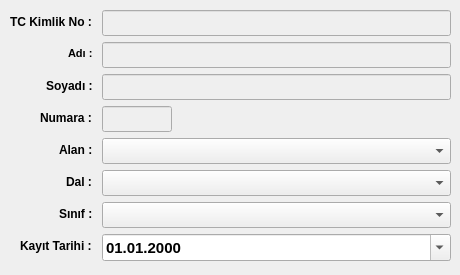
        <widget class="QWidget" name="tab_student">
         <attribute name="title">
          <string>Okul</string>
         </attribute>
         <widget class="QWidget" name="formLayoutWidget">
          <property name="geometry">
           <rect>
            <x>10</x>
            <y>10</y>
            <width>441</width>
            <height>256</height>
           </rect>
          </property>
          <layout class="QFormLayout" name="formLayout">
           <property name="labelAlignment">
            <set>Qt::AlignRight|Qt::AlignTrailing|Qt::AlignVCenter</set>
           </property>
           <property name="formAlignment">
            <set>Qt::AlignLeading|Qt::AlignLeft|Qt::AlignTop</set>
           </property>
           <item row="1" column="0">
            <widget class="QLabel" name="label_19">
             <property name="font">
              <font>
               <weight>75</weight>
               <bold>true</bold>
              </font>
             </property>
             <property name="text">
              <string>TC Kimlik No : </string>
             </property>
            </widget>
           </item>
           <item row="1" column="1">
            <widget class="QLineEdit" name="le_id_number">
             <property name="enabled">
              <bool>false</bool>
             </property>
             <property name="font">
              <font>
               <pointsize>11</pointsize>
               <weight>75</weight>
               <bold>true</bold>
              </font>
             </property>
            </widget>
           </item>
           <item row="4" column="0">
            <widget class="QLabel" name="label">
             <property name="font">
              <font>
               <weight>75</weight>
               <bold>true</bold>
              </font>
             </property>
             <property name="text">
              <string>Numara : </string>
             </property>
            </widget>
           </item>
           <item row="4" column="1">
            <widget class="QLineEdit" name="le_number">
             <property name="enabled">
              <bool>false</bool>
             </property>
             <property name="maximumSize">
              <size>
               <width>70</width>
               <height>30</height>
              </size>
             </property>
             <property name="font">
              <font>
               <pointsize>11</pointsize>
               <weight>75</weight>
               <bold>true</bold>
              </font>
             </property>
             <property name="inputMask">
              <string/>
             </property>
             <property name="placeholderText">
              <string/>
             </property>
            </widget>
           </item>
           <item row="5" column="0">
            <widget class="QLabel" name="label_2">
             <property name="font">
              <font>
               <weight>75</weight>
               <bold>true</bold>
              </font>
             </property>
             <property name="text">
              <string>Alan : </string>
             </property>
            </widget>
           </item>
           <item row="6" column="0">
            <widget class="QLabel" name="label_3">
             <property name="font">
              <font>
               <weight>75</weight>
               <bold>true</bold>
              </font>
             </property>
             <property name="text">
              <string>Dal : </string>
             </property>
            </widget>
           </item>
           <item row="7" column="0">
            <widget class="QLabel" name="label_4">
             <property name="font">
              <font>
               <weight>75</weight>
               <bold>true</bold>
              </font>
             </property>
             <property name="text">
              <string>Sınıf : </string>
             </property>
            </widget>
           </item>
           <item row="8" column="0">
            <widget class="QLabel" name="label_6">
             <property name="font">
              <font>
               <weight>75</weight>
               <bold>true</bold>
              </font>
             </property>
             <property name="text">
              <string>Kayıt Tarihi : </string>
             </property>
            </widget>
           </item>
           <item row="8" column="1">
            <widget class="QDateEdit" name="date_record">
             <property name="font">
              <font>
               <pointsize>11</pointsize>
               <weight>75</weight>
               <bold>true</bold>
              </font>
             </property>
             <property name="showGroupSeparator" stdset="0">
              <bool>false</bool>
             </property>
             <property name="displayFormat">
              <string>dd.MM.yyyy</string>
             </property>
             <property name="calendarPopup">
              <bool>true</bool>
             </property>
            </widget>
           </item>
           <item row="2" column="0">
            <widget class="QLabel" name="label_5">
             <property name="font">
              <font>
               <pointsize>8</pointsize>
               <weight>75</weight>
               <bold>true</bold>
              </font>
             </property>
             <property name="text">
              <string>Adı : </string>
             </property>
            </widget>
           </item>
           <item row="2" column="1">
            <widget class="QLineEdit" name="le_name">
             <property name="enabled">
              <bool>false</bool>
             </property>
             <property name="font">
              <font>
               <pointsize>11</pointsize>
               <weight>75</weight>
               <bold>true</bold>
              </font>
             </property>
            </widget>
           </item>
           <item row="3" column="0">
            <widget class="QLabel" name="label_7">
             <property name="font">
              <font>
               <weight>75</weight>
               <bold>true</bold>
              </font>
             </property>
             <property name="text">
              <string>Soyadı : </string>
             </property>
            </widget>
           </item>
           <item row="3" column="1">
            <widget class="QLineEdit" name="le_surname">
             <property name="enabled">
              <bool>false</bool>
             </property>
             <property name="font">
              <font>
               <pointsize>11</pointsize>
               <weight>75</weight>
               <bold>true</bold>
              </font>
             </property>
            </widget>
           </item>
           <item row="5" column="1">
            <widget class="QComboBox" name="cmb_department">
             <property name="font">
              <font>
               <pointsize>11</pointsize>
               <weight>75</weight>
               <bold>true</bold>
              </font>
             </property>
            </widget>
           </item>
           <item row="6" column="1">
            <widget class="QComboBox" name="cmb_branch">
             <property name="font">
              <font>
               <pointsize>11</pointsize>
               <weight>75</weight>
               <bold>true</bold>
              </font>
             </property>
            </widget>
           </item>
           <item row="7" column="1">
            <widget class="QComboBox" name="cmb_class">
             <property name="maximumSize">
              <size>
               <width>10000</width>
               <height>10000</height>
              </size>
             </property>
             <property name="font">
              <font>
               <pointsize>11</pointsize>
               <weight>75</weight>
               <bold>true</bold>
              </font>
             </property>
             <property name="autoFillBackground">
              <bool>false</bool>
             </property>
            </widget>
           </item>
          </layout>
         </widget>
        </widget>
